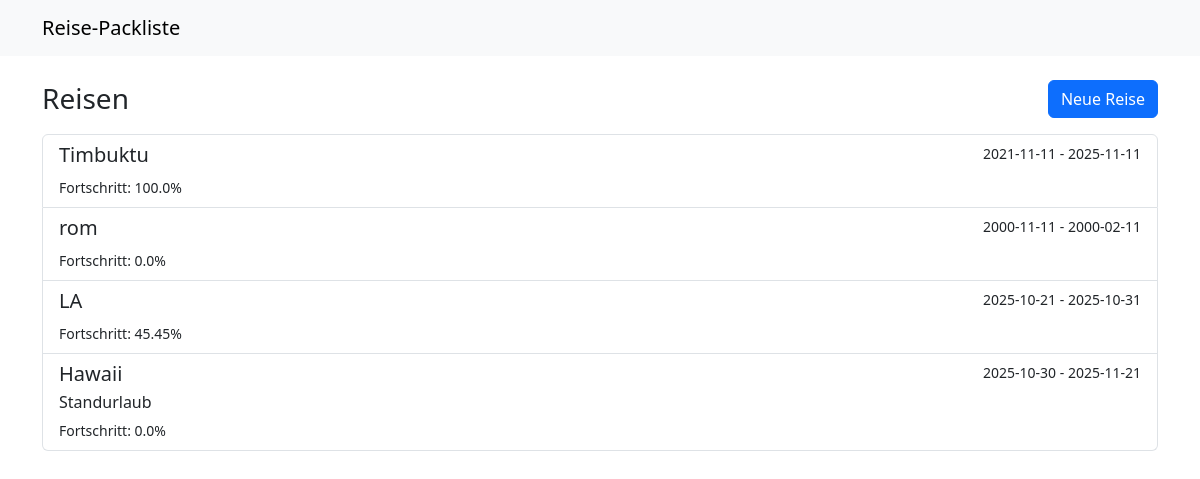
Before: / with the older database file.
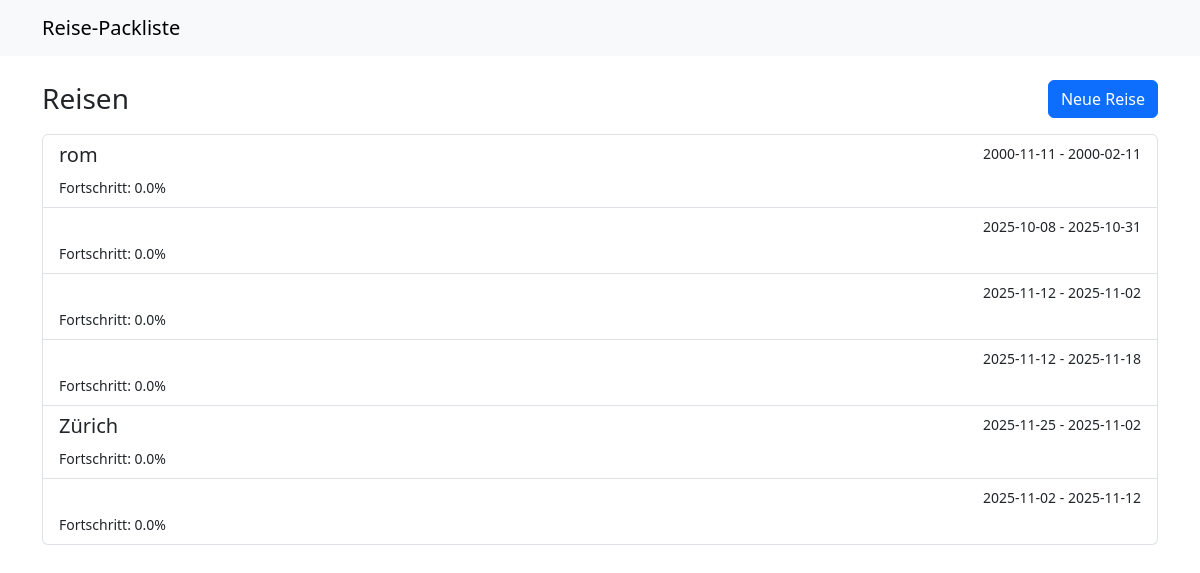
After: the same page with the newer database file.
### main.py (models this page shows)
class BaseModel(Model):
    class Meta:
        database = db

class ReiseModel(BaseModel):
    class Meta:
        table_name = "reisen"
    id = AutoField()
    name = CharField(max_length=200)
    startdatum = DateField()
    enddatum = DateField()
    beschreibung = TextField(default="")
    def fortschritt_berechnen(self) -> float:
        total = sum(len(k.gegenstaende) for k in self.kategorien)
        if total == 0:
            return 0.0
        gepackt = sum(
            sum(1 for g in k.gegenstaende if g.gepackt) for k in self.kategorien
        )
        return round(gepackt / total * 100.0, 2)

class GegenstandModel(BaseModel):
    class Meta:
        table_name = "gegenstaende"
    id = AutoField()
    name = CharField(max_length=200)
    menge = IntegerField(default=1)
    gepackt = BooleanField(default=False)
    kategorie = ForeignKeyField(
        KategorieModel, backref="gegenstaende", on_delete="CASCADE"
    )

### main.py (the view)
@app.get("/")
def index():
    reisen: List[ReiseModel] = list(ReiseModel.select().order_by(ReiseModel.id))
    return render_template("index.html", reisen=reisen)

### main.py (called while the page is built)
@app.before_request
def _db_connect():
    if db.is_closed():
        db.connect(reuse_if_open=True)

@app.teardown_request
def _db_close(exception=None):
    if not db.is_closed():
        db.close()

### templates/index.html (shortened to what this page needs)
{% extends 'base.html' %}
{% block content %}
<div class="d-flex justify-content-between align-items-center mb-3">
  <h1 class="h3 mb-0">Reisen</h1>
  <a class="btn btn-primary" href="{{ url_for('reise_neu_form') }}">Neue Reise</a>
  </div>
{% if reisen %}
  <div class="list-group">
    {% for reise in reisen %}
      <a class="list-group-item list-group-item-action" href="{{ url_for('reise_detail', reise_id=reise.id) }}">
        <div class="d-flex w-100 justify-content-between">
          <h5 class="mb-1">{{ reise.name }}</h5>
          <small>{{ reise.startdatum }} - {{ reise.enddatum }}</small>
        </div>
        <p class="mb-1">{{ reise.beschreibung }}</p>
        <small>Fortschritt: {{ reise.fortschritt_berechnen() }}%</small>
      </a>
    {% endfor %}
  </div>
{% else %}
  <div class="alert alert-secondary">Noch keine Reisen angelegt.</div>
{% endif %}
{% endblock %}

### templates/base.html (shortened to what this page needs)
<!doctype html>
<html lang="de">
  <head>
    <link href="https://cdn.jsdelivr.net/npm/bootstrap@5.3.3/dist/css/bootstrap.min.css" rel="stylesheet" />
  </head>
  <body>
    <nav class="navbar navbar-expand-lg navbar-light bg-light mb-4">
      <div class="container">
        <a class="navbar-brand" href="{{ url_for('index') }}">Reise-Packliste</a>
      </div>
    </nav>
    <main class="container">
      {% block content %}{% endblock %}
    </main>
  </body>
  </html>

Changed rows visible on the page:
removed ReiseModel: name "Timbuktu", startdatum "2021-11-11", enddatum "2025-11-11", fortschritt_berechnen "100.0"
removed ReiseModel: name "LA", startdatum "2025-10-21", enddatum "2025-10-31", fortschritt_berechnen "45.45"
removed ReiseModel: name "Hawaii", startdatum "2025-10-30", enddatum "2025-11-21", beschreibung "Standurlaub", fortschritt_berechnen "0.0"
added ReiseModel: startdatum "2025-10-08", enddatum "2025-10-31", fortschritt_berechnen "0.0"
added ReiseModel: startdatum "2025-11-12", enddatum "2025-11-02", fortschritt_berechnen "0.0"
added ReiseModel: startdatum "2025-11-12", enddatum "2025-11-18", fortschritt_berechnen "0.0"
added ReiseModel: name "Zürich", startdatum "2025-11-25", enddatum "2025-11-02", fortschritt_berechnen "0.0"
added ReiseModel: startdatum "2025-11-02", enddatum "2025-11-12", fortschritt_berechnen "0.0"
